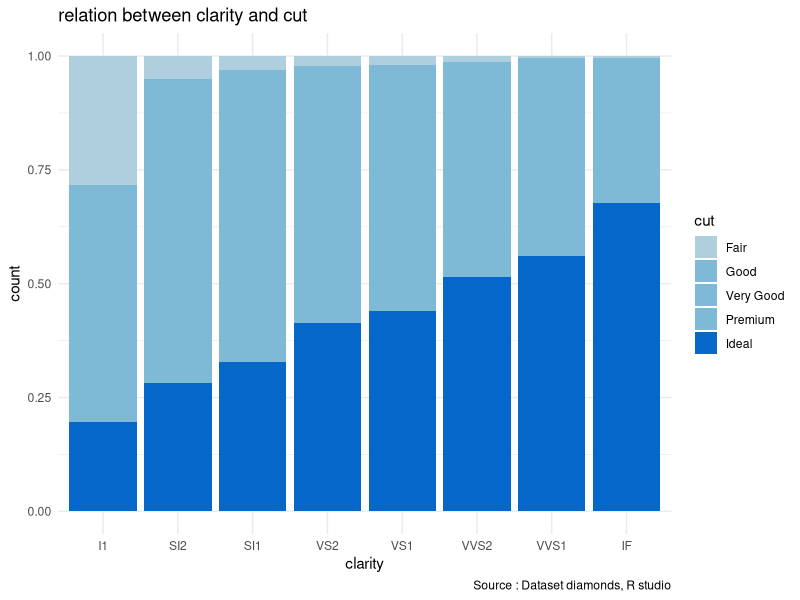
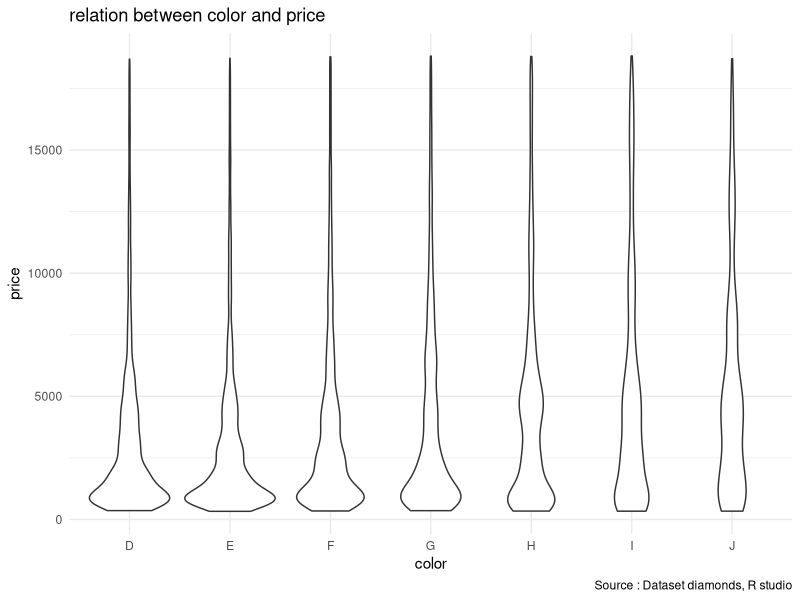
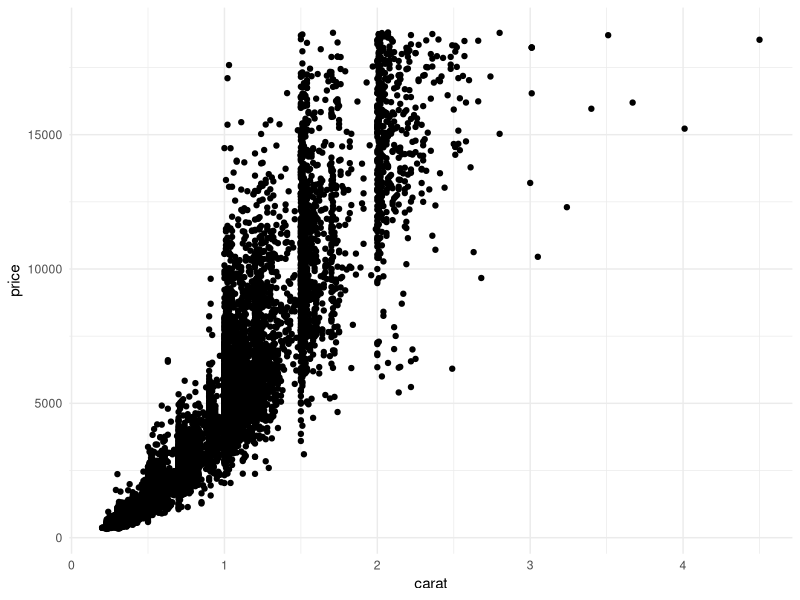
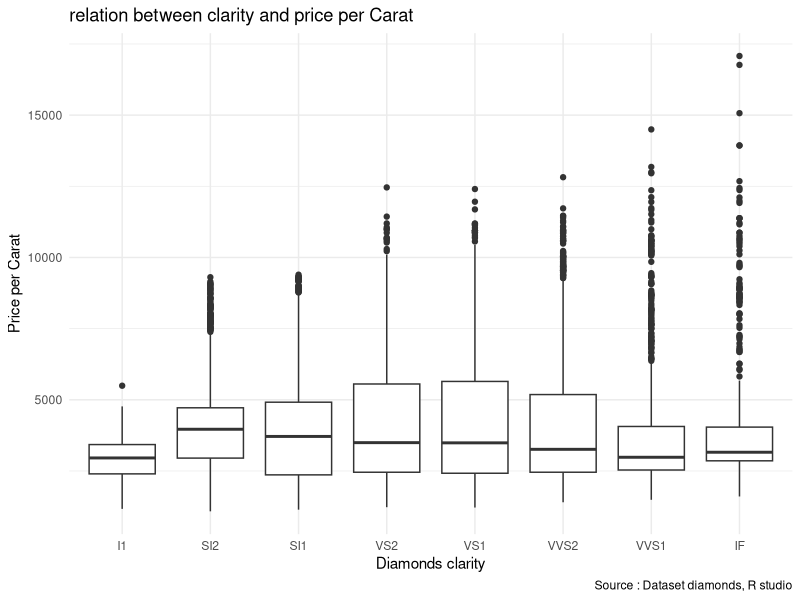
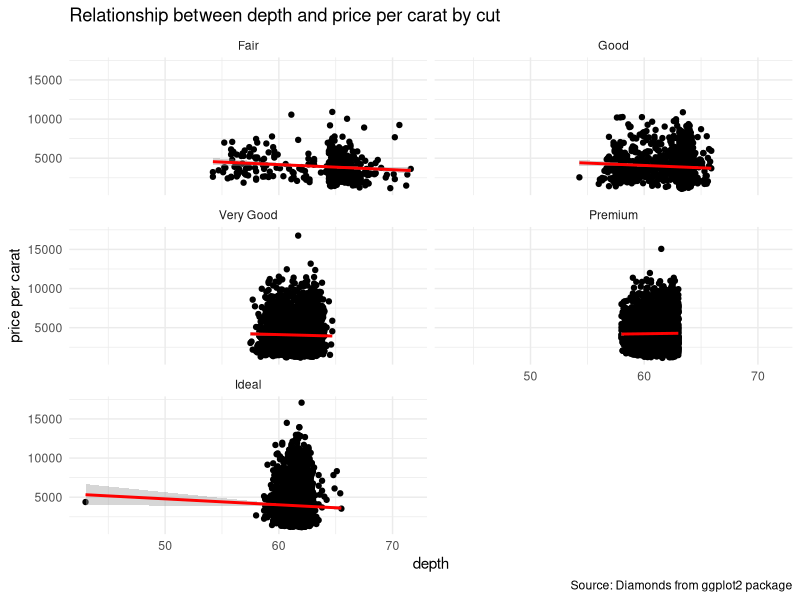

Recreate these plots in R, in order.
## ---- chunk 1
library(tidyverse)
glimpse(diamonds)
## ---- chunk 2
## relation between clarity and cut
library(ggplot2)
ggplot(diamonds, aes(x=clarity, fill = cut)) +
  geom_bar(position = "fill") +
  theme_minimal() +
  scale_fill_manual(values = 
                      c("#afcede", "#7eb9d6", "#7eb9d6", 
                        "#7eb9d6", "#0467c9")) +
  labs(
    title = "relation between clarity and cut",
    caption = "Source : Dataset diamonds, R studio"
  )
## ---- chunk 3
## relation between color and price
ggplot(diamonds, aes(x=color, y=price)) +
  geom_violin() +
  theme_minimal() +
    labs(
    title = "relation between color and price",
    caption = "Source : Dataset diamonds, R studio"
    )
## ---- chunk 4
diamonds %>%
  group_by(color) %>%
  summarise(
    median(price),
    mean(price),
    min(price),
    max(price)
  )
## ---- chunk 5
set.seed(43)
 sample_diamonds <- sample_frac(diamonds, 0.25)

ggplot(sample_diamonds, aes(x=carat, y=price)) +
  geom_point() +
  theme_minimal()
## ---- chunk 6
sample_diamonds %>%
  select(carat,price) %>%
  cor()
## ---- chunk 7
set.seed(43)
 sample_diamonds <- sample_frac(diamonds, 0.25)
 
sample_diamonds2 <- sample_diamonds %>%
  mutate(price_per_carat = price/carat)

## ---- chunk 8
ggplot(sample_diamonds2, aes(x=clarity, y=price_per_carat))+
  geom_boxplot() +
  theme_minimal() +
      labs(
    title = "relation between clarity and price per Carat",
    caption = "Source : Dataset diamonds, R studio",
    x = "Diamonds clarity",
    y = "Price per Carat"
    )
## ---- chunk 9
sample_diamonds2 %>%
  group_by(clarity) %>%
  summarise(
    median = round(median(price_per_carat)),
    average = round(mean(price_per_carat)),
    min = round(min(price_per_carat)),
    max= round(max(price_per_carat))
  )
## ---- chunk 10
ggplot(sample_diamonds2, aes(x=depth, y=price_per_carat)) +
  geom_point() +
  geom_smooth(method = "lm", col="red") +
  facet_wrap(~cut, ncol=2) +
  theme_minimal() +
    labs(title = "Relationship between depth and price per carat by cut",
       x = "depth",
       y = "price per carat",
       caption = "Source: Diamonds from ggplot2 package")
## ---- chunk 11
sample_diamonds2 %>%
  select(price_per_carat, depth) %>%
  cor()
